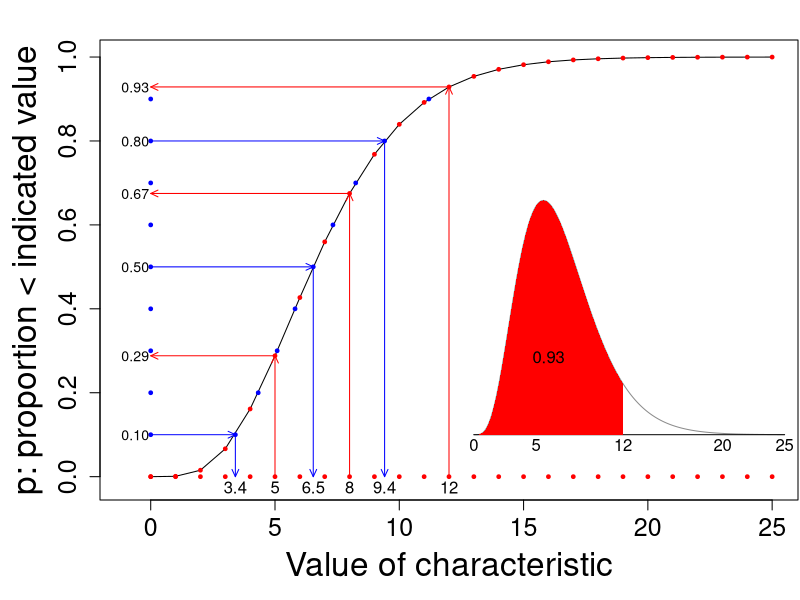

Here is the R script that generated this plot:
## ---- chunk 1

SHAPE = 5; SCALE=1.4
values.of.characteristic = seq(0,25,1)
p = pgamma(values.of.characteristic,shape=SHAPE,scale=SCALE)
par(mfrow=c(1,1),mar = c(5,5,2,0.1))
plot(values.of.characteristic,p,type="l",
     cex.lab=2,
     xlab="Value of characteristic",
     ylab="p: proportion < indicated value",
     ylim=c(-0.015,1), xlim=c(-1,25),
     cex.axis=1.5)
points(values.of.characteristic,p,pch=19,
       col="red",cex=0.5)
points(values.of.characteristic,rep(0,26),
       pch=19,cex=0.5,col="red")
for(x in c(5,8,12)){
 arrows(x,0, x,p[x+1],col="red",length=0.08,angle=25 )
 arrows(x,p[x+1],0, p[x+1],col="red",
       length=0.08,angle=25)
 text(0,p[x+1], toString(round(p[x+1],2)),
     adj=c(1.05,0.5), cex=0.85 )
 text(x,0, toString(x),
     adj=c(0.5,1.3) )
}

p = seq(0.10,0.90,0.10) 
q = qgamma(p,shape=SHAPE,scale=SCALE)
points(q,p,pch=19,cex=0.5,col="blue")
points(rep(0,9),p,pch=19,cex=0.5,col="blue")

for(y in c(1,5,8)){
arrows(0,p[y], q[y],p[y],
       col="blue",length=0.08,angle=25 )
arrows(q[y],p[y], q[y],0,  
       col="blue",length=0.08,angle=25 )
text(q[y],0, toString(round(q[y],1)),
     adj=c(0.5,1.3) )
text(0,p[y], sprintf("%.2f", p[y]),
     adj=c(1.05,0.5), cex=0.85 )
}

x0=13 ; dx=1/2
y0=0.1; dy = 4

values=seq(0,25,0.01)
d = dgamma(values,shape=SHAPE,scale=SCALE)
lines(x0+values*dx,y0+d*dy,col="grey55")
segments(x0,y0,x0+dx*max(values.of.characteristic),y0)
for(x in c(0,5,12,20,25)) text(x0+x*dx,0.95*y0,toString(x),adj=c(0.5,1.1))
x=seq(0,12,0.1)
d = dgamma(x,shape=SHAPE,scale=SCALE)
polygon(x0+dx*c(x,max(x),0),y0+dy*c(d,0,0),col="red",border=NA)
P = pgamma(max(x),shape=SHAPE,scale=SCALE)
text(x0+dx*max(x)/2,y0+dy*max(d)/3,sprintf("%.2f",round(P,2)),
     adj=c(0.5,0.5), cex=1 )

## ---- chunk 2

entries = 200*seq(10,1200,10) + 1
percent = 100 * entries/241929
noquote( paste(head(round(percent,1),10),collapse="%, ") )
tail(round(percent,1),10)
## ---- chunk 3

my.id = 800606
set.seed(my.id)
n = 50
sample.entry.numbers = sample(x = 1:241929, size=n)
sorted.sample.entry.numbers = sort(sample.entry.numbers)
head(sorted.sample.entry.numbers,10)
page.number = ceiling(sorted.sample.entry.numbers/200)
within.page = sorted.sample.entry.numbers-200*(page.number-1)
column.number = ceiling(within.page/100)
row.number = within.page - 100*(column.number-1)

dataset = data.frame(page.number,column.number,row.number)
head(dataset)
tail(dataset)

